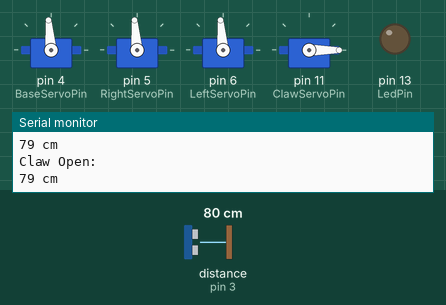
This sketch was run on a simulated Arduino Uno, built with avr-gcc and run on an emulated ATmega328P. Parts: 4 × servo, output pins drawn as LEDs (lit = HIGH), the last lines printed to the serial monitor. Wiring (inferred from the names in the program): ultrasonic range finder: trigger pin 2; echo pin 3. Inputs (shaded band) come from the test bench; at power-on: distance to the obstacle (sensor on pin 3) 80 cm. The echo pulse lasts 58.3 µs per cm; pins used as bus, display or sensor lines are not drawn.

Above: at 0.77 s.
1.3 s: distance to the obstacle (sensor on pin 3) set to 2 cm
At 2.05 s:
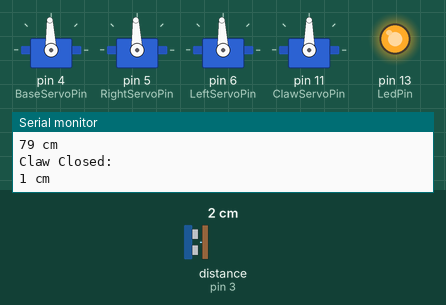
4.3 s: distance to the obstacle (sensor on pin 3) set to 299 cm
At 4.66 s:
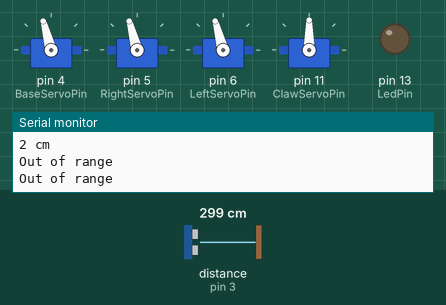
7.3 s: distance to the obstacle (sensor on pin 3) set to 184 cm
10.3 s: distance to the obstacle (sensor on pin 3) set to 179 cm
At 10.58 s:
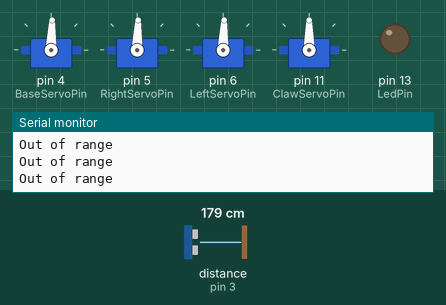
13.3 s: distance to the obstacle (sensor on pin 3) set to 4 cm
At 13.45 s:
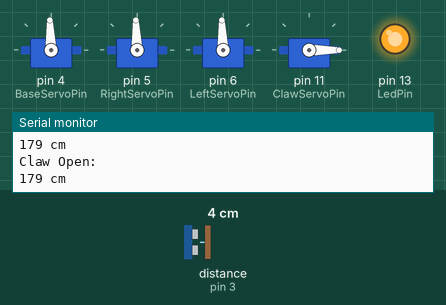
16.3 s: distance to the obstacle (sensor on pin 3) set to 35 cm
At 17.26 s:
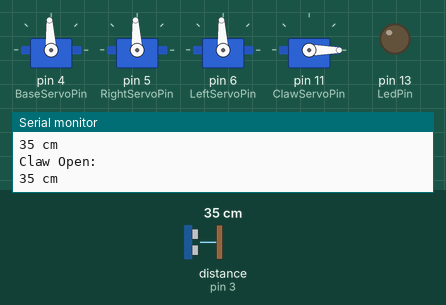
Timing chart, 0 to 20.3 s (numbered marks = the images above; inputs shaded):
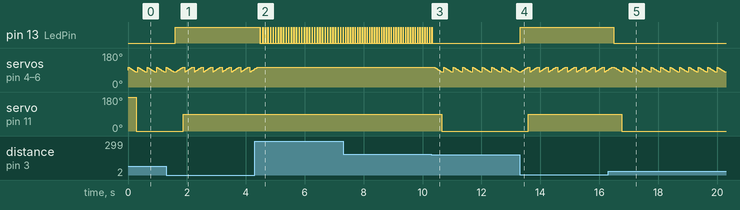

Measured:
- the behaviour switches between 182 and 181 cm on distance to the obstacle (sensor on pin 3) (found by bisection; images 2 and 3)
- after the input at 1.3 s, pin 13 (LedPin): LOW → HIGH after 0.31 s; servo on pin 11 (ClawServoPin): 0° → 90° after 0.57 s
- after the input at 4.3 s, pin 13 (LedPin): HIGH → LOW after 0.17 s, then repeats every 0.09 s: HIGH 0.01 s, LOW 0.08 s; servo on pin 4 (BaseServoPin), servo on pin 5 (RightServoPin), servo on pin 6 (LeftServoPin): goes on until 4.4 s, then stays 105°
- after the input at 10.3 s, pin 13 (LedPin): goes on until 10.3 s, then stays LOW; servo on pin 4 (BaseServoPin), servo on pin 5 (RightServoPin), servo on pin 6 (LeftServoPin): ramps from 105° to 80° and jumps back, once every 0.33 s; servo on pin 11 (ClawServoPin): 90° → 0° after 0.36 s
- after the input at 13.3 s, pin 13 (LedPin): LOW → HIGH at once; servo on pin 11 (ClawServoPin): 0° → 90° after 0.29 s
- after the input at 16.3 s, pin 13 (LedPin): HIGH → LOW after 0.19 s; servo on pin 11 (ClawServoPin): 90° → 0° after 0.46 s

The sketch:

meArmTest_US.ino
```cpp
  /*
   * MeArm with Ultrasound sensor
   * Author: Anirudh Acharya
   *
   *  Distance Explanation: The approximate speed of sound in dry air is given by the formula:
   *  Approx. speed of sound in dry air, c = 331.5 + 0.6 * [Air Temp. in Deg. C]
   *  At 20°C, c = 331.5 + 0.6 * 20 = 343.5 m/s
   *  c = 343.5 * 100 / 1000000 = 0.03435 cm/us (in cm per us)
   *  Distance = (t/2) * c [t = total time to and fro, t/2 = one way]
   *
   *  Can also use "Pace of Sound".
   *  Pace of Sound = 1 / Speed of Sound = 1 / 0.03435 = 29.1 us/cm
   *  Distance = (t/2) / 29.1
   */


#include <Servo.h>

Servo BaseServo;  // create servo object to control a servo
Servo RightServo;
Servo LeftServo;
Servo ClawServo;

int pos = 0;    // variable to store the servo position
const int BaseServoPin = 4;
const int RightServoPin = 5;
const int LeftServoPin = 6;
const int ClawServoPin = 11;
const int LedPin = 13;
const int ServoStep = 1;
const int trigPin = 2;
const int echoPin = 3;
const int delayTime = 300; // sampling delay ms
const int angle_closed = 105;
const int angle_open = 80;
const int delayStep = 10;

void setup()
{
  Serial.begin (9600);
  pinMode(LedPin, OUTPUT);
  pinMode(trigPin, OUTPUT);
  pinMode(echoPin, INPUT);
  BaseServo.attach(BaseServoPin);  // attaches the servo on pin 9 to the servo object
  RightServo.attach(RightServoPin);  // attaches the servo on pin 9 to the servo object
  LeftServo.attach(LeftServoPin);  // attaches the servo on pin 9 to the servo object
  ClawServo.attach(ClawServoPin);  // attaches the servo on pin 9 to the servo object
  ClawServo.write(180);
}


void loop()
{

  long duration, distance;

  digitalWrite(trigPin, LOW);  // Added this line
  delayMicroseconds(2); // Added this line
  digitalWrite(trigPin, HIGH);
  delayMicroseconds(10); // Added this line
  digitalWrite(trigPin, LOW);
  duration = pulseIn(echoPin, HIGH);
  distance = (duration/2) / 29.1;

  if (distance <= 7) {  // This is where the LED On/Off happens
    digitalWrite(LedPin, HIGH); // When the Red condition is met, the Green LED should turn off

    for (pos=angle_open; pos<=angle_closed; pos++) {
      LeftServo.write(pos);
      RightServo.write(pos);
      BaseServo.write(pos);              // tell servo to go to position in variable 'pos'
      delay(delayStep);
    }

    ClawServo.write(90);
    Serial.println("Claw Closed:");
    Serial.print(distance);
    Serial.println(" cm");
  }
  else if (distance <= 180 && distance >7) {
    digitalWrite(LedPin, LOW);
    for (pos=angle_closed; pos>=angle_open; pos--) {
      LeftServo.write(pos);
      RightServo.write(pos);
      BaseServo.write(pos);              // tell servo to go to position in variable 'pos'
      delay(delayStep);
    }
    ClawServo.write(0);
    Serial.println("Claw Open:");
    Serial.print(distance);
    Serial.println(" cm");
  }
  else {
    digitalWrite(LedPin, LOW);
    delay(delayStep);
    digitalWrite(LedPin, HIGH);
    delay(delayStep);
    digitalWrite(LedPin, LOW);
    Serial.println("Out of range");
  }

  delay(delayStep*5);
}
```
